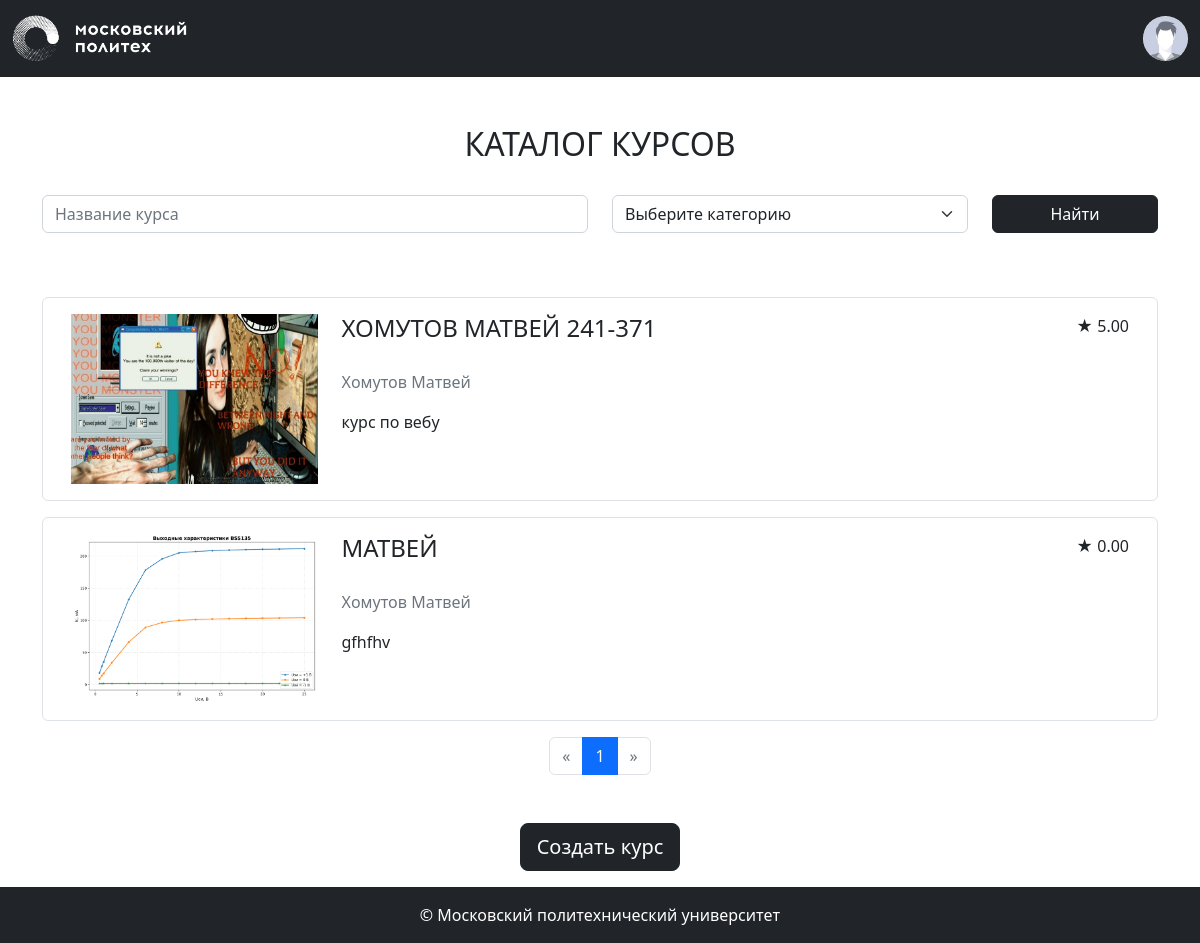
The page /courses/ (signed in) on the database its author committed.
### app/models.py (models this page shows, shortened)
class Base(DeclarativeBase):
  metadata = MetaData(naming_convention={
        "ix": 'ix_%(column_0_label)s',
        "uq": "uq_%(table_name)s_%(column_0_name)s",
        "ck": "ck_%(table_name)s_%(constraint_name)s",
        "fk": "fk_%(table_name)s_%(column_0_name)s_%(referred_table_name)s",
        "pk": "pk_%(table_name)s"
    })

class Course(Base):
    __tablename__ = 'courses'
    id: Mapped[int] = mapped_column(primary_key=True)
    name: Mapped[str] = mapped_column(String(100))
    short_desc: Mapped[str] = mapped_column(Text)
    full_desc: Mapped[str] = mapped_column(Text)
    rating_sum: Mapped[int] = mapped_column(default=0)
    rating_num: Mapped[int] = mapped_column(default=0)
    category_id: Mapped[int] = mapped_column(ForeignKey("categories.id"))
    author_id: Mapped[int] = mapped_column(ForeignKey("users.id"))
    background_image_id: Mapped[str] = mapped_column(ForeignKey("images.id"))
    created_at: Mapped[datetime] = mapped_column(default=datetime.now)
    author: Mapped["User"] = relationship()
    category: Mapped["Category"] = relationship(lazy=False)
    bg_image: Mapped["Image"] = relationship()
    @property
    def rating(self):
        if self.rating_num > 0:
            return self.rating_sum / self.rating_num
        return 0

class User(Base, UserMixin):
    __tablename__ = 'users'
    id: Mapped[int] = mapped_column(primary_key=True)
    first_name: Mapped[str] = mapped_column(String(100))
    last_name: Mapped[str] = mapped_column(String(100))
    middle_name: Mapped[Optional[str]] = mapped_column(String(100))
    login: Mapped[str] = mapped_column(String(100), unique=True)
    password_hash: Mapped[str] = mapped_column(String(200))
    created_at: Mapped[datetime] = mapped_column(default=datetime.now)
    @property
    def full_name(self):
        return ' '.join([self.last_name, self.first_name, self.middle_name or ''])

### app/courses.py (the view)
@bp.route('/')
def index():
    pagination = course_repository.get_pagination_info(**search_params())
    courses = course_repository.get_all_courses(pagination=pagination)
    categories = category_repository.get_all_categories()
    return render_template('courses/index.html',
                           courses=courses,
                           categories=categories,
                           pagination=pagination,
                           search_params=search_params())

### app/auth.py (called while the page is built)
def load_user(user_id):
    return user_repository.get_user_by_id(user_id)

### app/courses.py (called while the page is built)
def search_params():
    return {
        'name': request.args.get('name'),
        'category_ids': [x for x in request.args.getlist('category_ids') if x],
    }

### app/repositories/category_repository.py (called while the page is built)
    def get_all_categories(self):
        return self.db.session.execute(self.db.select(Category)).scalars()

### app/repositories/course_repository.py (called while the page is built)
    def _all_query(self, name, category_ids):
        query = self.db.select(Course)
        if name:
            query = query.filter(Course.name.ilike(f'%{name}%'))
        if category_ids:
            query = query.filter(Course.category_id.in_(category_ids))
        return query

    def get_pagination_info(self, name=None, category_ids=None):
        query = self._all_query(name, category_ids)
        return self.db.paginate(query)

    def get_all_courses(self, name=None, category_ids=None, pagination=None):
        if pagination is not None:
            return pagination.items
        return self.db.session.execute(self._all_query(name, category_ids)).scalars()

### app/repositories/user_repository.py (called while the page is built)
    def get_user_by_id(self, user_id):
        return self.db.session.execute(self.db.select(User).filter_by(id=user_id)).scalar()

### app/templates/courses/index.html (shortened to what this page needs)
{% extends 'base.html' %}
{% from 'pagination.html' import render_pagination %}
{% block content %}
<div class="container">
    <div class="my-5">
        <h2 class="mb-3 text-center text-uppercase font-weight-bold">Каталог курсов</h2>
        <form class="mb-5 mt-3 row align-items-center">
            <div class="col-md-6 my-3">
                <input autocomplete="off" type="text" class="form-control" id="course-name" name="name" value="{{ request.args.get('name') or '' }}" placeholder="Название курса">
            </div>
            <div class="col-md-4 my-3">
                <select class="form-select" id="course-category" name="category_ids" title="Категория курса">
                    <option value="">Выберите категорию</option>
                </select>
            </div>
            <div class="col-md-2 my-3 align-self-end">
                <button type="submit" class="btn btn-dark w-100 mt-auto">Найти</button>
            </div>
        </form>
    </div>
    <div class="courses-list container-fluid mt-3 mb-3">
        {% for course in courses %}
            <div class="row p-3 border rounded mb-3" data-url="{{ url_for('courses.show', course_id=course.id) }}">
                <div class="col-md-3 mb-3 mb-md-0 d-flex align-items-center justify-content-center">
                    <div class="course-logo" style="background-image: url({{ url_for('main.image', image_id=course.background_image_id) }});">
                    </div>
                </div>
                <div class="col-md-9 align-items-center">
                    <div class="d-flex">
                        <h4 class="text-uppercase">{{ course.name }}</h4>
                        <p class="ms-auto rating">
                            <span>★</span> <span>{{ "%.2f" | format(course.rating) }}</span>
                        </p>
                    </div>
                    <p class="text-muted my-3">{{ course.author.full_name }}</p>
                    <p>{{ course.short_desc | truncate(200) }}</p>
                </div>
            </div>
        {% endfor %}
    </div>
    <div class="mb-5">
        {{ render_pagination(pagination, request.endpoint, search_params) }}
    </div>
    {% if current_user.is_authenticated %}
        <div class="text-center my-3">
            <a class="btn btn-lg btn-dark" href="{{ url_for('courses.new') }}">Создать курс</a>
        </div>
    {% endif %}
</div>
{% endblock %}

### app/static/styles.css (style rules this page uses)
.course-logo { min-width: 170px; width: 100%; height: 170px; background-repeat: no-repeat; background-position: center; background-size: cover; }

### rows shown on the page
Course: background_image (picture), name "ХОМУТОВ МАТВЕЙ 241-371", rating "5.00", author.full_name "Хомутов Матвей", short_desc "курс по вебу"
Course: background_image (picture), name "МАТВЕЙ", rating "0.00", author.full_name "Хомутов Матвей", short_desc "gfhfhv"

### other values the page prints
{{ page }} "1"
